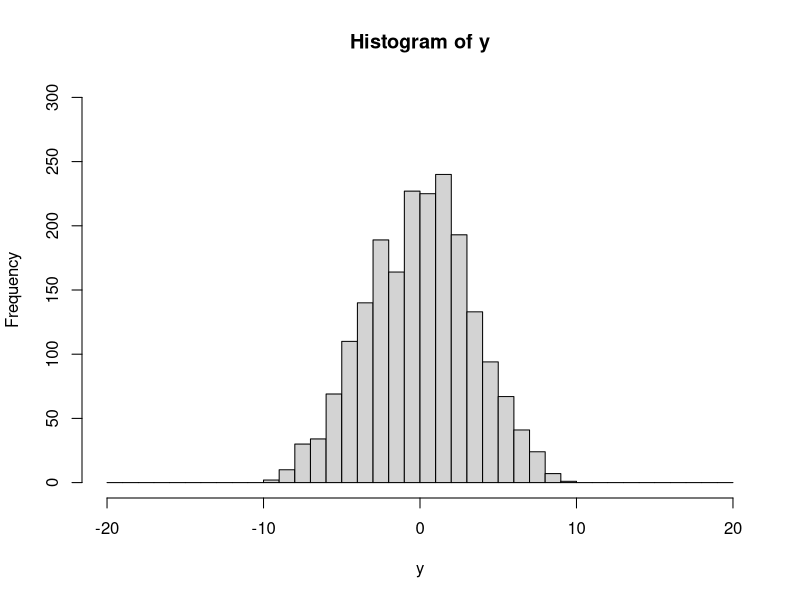

This chart was generated by the following R code:
n=2000
#set.seed(0)
x=matrix(0,n,3)
  for(k in 1:n){
     y=runif(3,-10,10)
          x[k,]=y
    }
y=rowMeans(x)
hist(y,breaks=seq(-20,20,1),ylim=c(0,300),right=F)
m=mean(y)
m
sgma2=(n-1)*var(y)/n
sgma=sqrt(sgma2)
